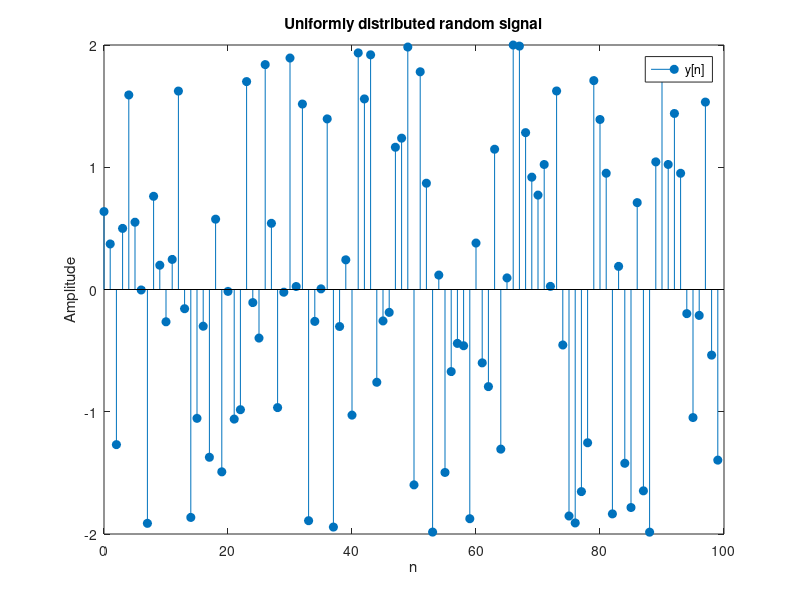

The MATLAB script that drew this image:
%% Experiment - 1
% Exercise - 3
clc;
clear;
figure;

L = 100;  % Length of the signal
n = 0 : L-1;  % Discrete time index

%% Uniformly distributed random signal
y = rand(1, L) * 4 - 2;

%% Plots
stem(n, y, 'filled')
title('Uniformly distributed random signal')
legend('y[n]')
xlabel('n')
ylabel('Amplitude')
